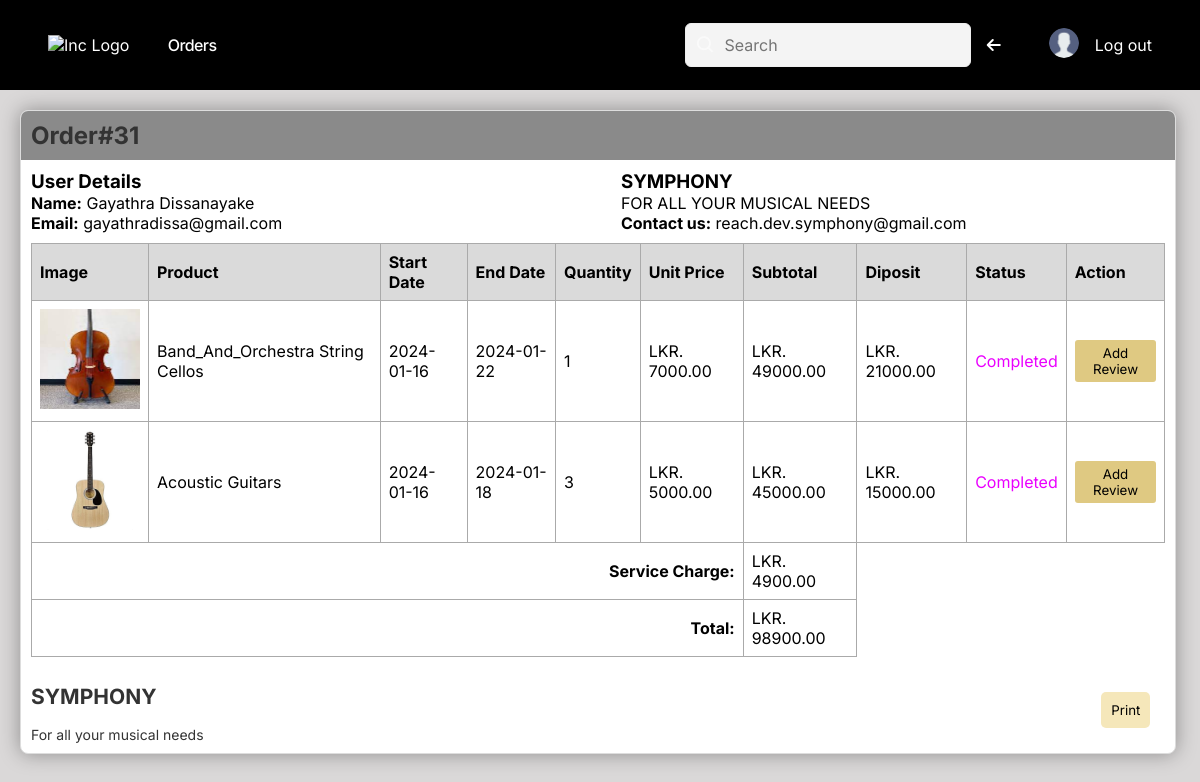
The page /users/orders (signed in) on the database its author committed.
### tables this page shows
CREATE TABLE `orders` (
  `order_id` int(11) NOT NULL,
  `user_id` int(10) NOT NULL,
  `sorder_id` mediumtext NOT NULL,
  `total` int(10) NOT NULL,
  `order_placed_on` date NOT NULL,
  `deposit` int(255) NOT NULL DEFAULT 0
);

CREATE TABLE `users` (
  `id` int(10) NOT NULL,
  `name` varchar(50) NOT NULL,
  `email` varchar(30) NOT NULL,
  `TelephoneNumber` int(10) NOT NULL,
  `BirthDate` date NOT NULL,
  `address` varchar(30) NOT NULL,
  `password` varchar(150) NOT NULL,
  `gender` varchar(10) NOT NULL,
  `profile_photo` varchar(255) DEFAULT NULL,
  `verification` int(10) DEFAULT NULL,
  `status` varchar(255) NOT NULL,
  `registration_date` date NOT NULL
);

CREATE TABLE `products` (
  `product_id` int(11) NOT NULL,
  `created_by` int(11) NOT NULL,
  `category` varchar(255) NOT NULL,
  `brand` varchar(255) NOT NULL,
  `model` varchar(255) NOT NULL,
  `quantity` int(10) NOT NULL,
  `unit_price` double NOT NULL,
  `photo_1` varchar(255) NOT NULL,
  `photo_2` varchar(255) NOT NULL,
  `photo_3` varchar(255) NOT NULL,
  `Title` varchar(255) NOT NULL,
  `Description` varchar(255) NOT NULL,
  `outOfStock` int(2) NOT NULL,
  `createdDate` timestamp NOT NULL DEFAULT current_timestamp() ON UPDATE current_timestamp(),
  `warranty` date NOT NULL,
  `status` varchar(255) NOT NULL
);

### app/controllers/Users.php (called while the page is built, shortened)
<?php
class Users extends Controller
{
    private $userModel;
    public function __construct()
    {
        $this->userModel = $this->model('User');
    }
    public function getSuborderDetails($suborders, $suborderID) {
        foreach ($suborders as $suborder) {
            if ($suborder['sorder_id'] == $suborderID) {
                return $suborder;
            }
        }
        return null;
    }
    public function orders(){
        $orders = $this->userModel->getOrders($_SESSION['user_id']);
        $completeOrders = $this->userModel->getCompleteOrders($_SESSION['user_id']);
        $order_objects = [];
        foreach ($orders as $order) {
            $user_data = json_decode(json_encode($this->userModel->view($order->user_id)), true);
            if ($order->type == 'Equipment'){
                $product_data = json_decode(json_encode($this->userModel->getItemData($order->product_id)), true);
            } else if ($order->type == 'Studio'){
                $product_data = json_decode(json_encode($this->userModel->getStudioData($order->product_id)), true);
            } else if ($order->type == 'Singer'){
                $product_data = json_decode(json_encode($this->userModel->getSingerData($order->product_id)), true);
            } else if ($order->type == 'Band'){
                $product_data = json_decode(json_encode($this->userModel->getBandData($order->product_id)), true);
            } else if ($order->type == 'Musician'){
                $product_data = json_decode(json_encode($this->userModel->getMusicianData($order->product_id)), true);
            }
            if (isset($user_data['status'])) {
                unset($user_data['status']);
            }
            if (isset($product_data['status'])) {
                unset($product_data['status']);
            }
            $order_data = json_decode(json_encode($order), true);
            $order_data = array_merge($order_data, $user_data, $product_data);
            $order_objects[] = $order_data;
        }
        $result = [];
        foreach ($completeOrders as $order) {
            $orderDetails = $order;
            $orderSuborderIDs = explode(',', $order->sorder_id);
            foreach ($orderSuborderIDs as $suborderID) {
                $suborderDetails = $this->getSuborderDetails($order_objects, $suborderID);
                $orderIndex = array_search($orderDetails, array_column($result, 'order'));
                if ($orderIndex !== false) {
                    $result[$orderIndex]['suborders'][] = $suborderDetails;
                } else {
                    $result[] = [
                        'order' => $orderDetails,
                        'suborders' => [$suborderDetails],
                    ];
                }
            }
        }
        $user_data = json_decode(json_encode($this->userModel->view($_SESSION['user_id'])), true);
        $data = [
            'orders' => $result,
            'user_data' => $user_data
        ];
        $log_data = [
            'user_type' => 'Customer',
            'user_id' => $_SESSION['user_id'],
            'log_type' => 'View Orders',
            'date_and_time' => date('Y-m-d H:i:s'),
            'data' => 'User viewed their orders'
        ];
        $this->userModel->addLogData($log_data);
        $this->view('users/orders', $data);
    }
}

### app/libraries/Core.php (called while the page is built, shortened)
<?php
  class Core {
    protected $currentMethod = 'index';
    public function __construct(){
      $url = $this->getUrl();
      if(file_exists('../app/controllers/' . ucwords($url[0]). '.php')){
        unset($url[0]);
      }
      $this->currentController = new $this->currentController;
      if(isset($url[1])){
        if(method_exists($this->currentController, $url[1])){
          $this->currentMethod = $url[1];
          unset($url[1]);
        }
      }
      $this->params = $url ? array_values($url) : [];
      call_user_func_array([$this->currentController, $this->currentMethod], $this->params);
    }
    public function getUrl(){
      if(isset($_GET['url'])){
        $url = rtrim($_GET['url'], '/');
        $url = filter_var($url, FILTER_SANITIZE_URL);
        $url = explode('/', $url);
        return $url;
      }
    }
  }

### public/index.php (called while the page is built, shortened)
<?php
  $init = new Core;

### app/libraries/Database.php (called while the page is built, shortened)
<?php
  class Database {
    private $host = DB_HOST;
    private $user = DB_USER;
    private $pass = DB_PASS;
    private $dbname = DB_NAME;
    private $dbh;
    private $stmt;
    public function __construct(){
      $dsn = 'mysql:host=' . $this->host . ';dbname=' . $this->dbname;
      $options = array(
        PDO::ATTR_PERSISTENT => true,
        PDO::ATTR_ERRMODE => PDO::ERRMODE_EXCEPTION
      );
      try{
        $this->dbh = new PDO($dsn, $this->user, $this->pass, $options);
      } catch(PDOException $e){
        $this->error = $e->getMessage();
        echo $this->error;
      }
    }
    public function query($sql){
      $this->stmt = $this->dbh->prepare($sql);
    }
    public function bind($param, $value, $type = null){
      if(is_null($type)){
        switch(true){
          case is_int($value):
            $type = PDO::PARAM_INT;
            break;
          default:
            $type = PDO::PARAM_STR;
        }
      }
      $this->stmt->bindValue($param, $value, $type);
    }
    public function execute(){
      return $this->stmt->execute();
    }
    public function resultSet(){
      $this->execute();
      return $this->stmt->fetchAll(PDO::FETCH_OBJ);
    }
    public function single(){
      $this->execute();
      return $this->stmt->fetch(PDO::FETCH_OBJ);
    }
  }

### app/models/User.php (called while the page is built, shortened)
<?php
class User
{
    private $db;
    public function __construct()
    {
        $this->db = new Database;
    }
    public function view($id)
    {
        $this->db->query('SELECT * FROM users WHERE id = :id AND status = "Active"');
        $this->db->bind(':id', $id);
        $results = $this->db->single();
        return $results;
    }
    public function addLogData($data){
        $this->db->query('INSERT INTO logs (user_type, user_id, date_and_time, log_type, data) VALUES(:user_type, :user_id, :date_and_time, :log_type, :data)');
        try {
            $this->db->bind(':user_type', $data['user_type']);
            $this->db->bind(':user_id', $data['user_id']);
            $this->db->bind(':date_and_time', $data['date_and_time']);
            $this->db->bind(':log_type', $data['log_type']);
            $this->db->bind(':data', $data['data']);
            if ($this->db->execute()) {
                return true;
            } else {
                return false;
            }
        } catch (PDOException $e) {
            die($e->getMessage());
        }
    }
    public function getCompleteOrders($user_id){
        $this->db->query('SELECT * FROM orders WHERE user_id= :user_id');
        $this->db->bind(':user_id', $user_id);
        $results = $this->db->resultSet();
        return $results;
    }
    public function getOrders($user_id){
        $this->db->query('SELECT * FROM suborder WHERE user_id= :user_id');
        $this->db->bind(':user_id', $user_id);
        $results = $this->db->resultSet();
        return $results;
    }
    public function getItemData($product_id)
    {
        $this->db->query('SELECT * FROM products WHERE product_id = :product_id');
        $this->db->bind(':product_id', $product_id);
        $results = $this->db->single();
        return $results;
    }
}

### app/views/users/orders.php (the view, shortened to what this page needs)
<!DOCTYPE html>
<html lang="en">
<head>
    <link href="https://unpkg.com/boxicons@2.1.4/css/boxicons.min.css" rel="stylesheet"/>
    <link rel="stylesheet" href="<?php echo URLROOT; ?>/css/instrument.css">
    <link rel="stylesheet" href="<?php echo URLROOT; ?>/css/user-orders.css">
    <link rel="stylesheet" href="<?php echo URLROOT; ?>/css/nav-bar.css">
    <link rel="stylesheet" href="https://cdnjs.cloudflare.com/ajax/libs/font-awesome/4.7.0/css/font-awesome.min.css">
</head>
<body>
<?php require_once APPROOT . '/views/inc/user-orders-nav.php'; ?>
<div class="orders-container">
    <?php $index = 0; ?>
    <?php foreach($data['orders'] as $orders) : ?>
    <div class="invoice-card invoice-card-<?php echo $index; ?>">
        <div class="invoice-header">
            <h2>Order#<?php echo $orders['order']->order_id; ?></h2>
        </div>
        <div class="invoice-details">
            <div class="flex-container">
                <div class="flex-item">
                    <h3>User Details</h3>
                    <p><strong>Name:</strong> <?php echo $data['user_data']['name']; ?></p>
                    <p><strong>Email:</strong> <?php echo $data['user_data']['email']; ?></p>
                </div>
                <div class="flex-item">
                    <h3>SYMPHONY</h3>
                    <p>FOR ALL YOUR MUSICAL NEEDS</p>
                    <p><strong>Contact us:</strong> reach.dev.symphony@gmail.com</p>
                </div>
            </div>
            <table>
                <thead>
                    <tr>
                        <th>Image</th>
                        <th>Product</th>
                        <th>Start Date</th>
                        <th>End Date</th>
                        <th>Quantity</th>
                        <th>Unit Price</th>
                        <th>Subtotal</th>
                        <th>Diposit</th>
                        <th>Status</th>
                        <th>Action</th>
                    </tr>
                </thead>
                <?php   $subtotal = 0;
                        foreach($orders['suborders'] as $suborder) : ?>
                <tbody>
                    <tr>
                        <?php $orderStatus = $suborder['status']; ?>
                        <td><img src="<?php echo URLROOT; ?>/img/serviceProvider/<?php echo $suborder['photo_1']; ?>" style="width:100px; height:100px;" alt="Item 1"></td>
                        <td><?php echo $suborder['category'] ?></td>
                        <td><?php echo $suborder['start_date'] ?></td>
                        <td><?php echo $suborder['end_date'] ?></td>
                        <td><?php echo $suborder['qty'] ?></td>
                        <td>LKR. <?php echo $suborder['unit_price'] ?>.00</td>
                        <td>LKR. <?php echo $suborder['total'] ?>.00</td>
                        <td>LKR. <?php echo $suborder['extra'] ?>.00</td>
                        <td class="status-<?php echo $suborder['status'] ?>"><?php echo $suborder['status'] ?></td>
                        <td>
                            <div <?php echo $orderStatus == 'Completed' ? '' : 'style="display: none;"';?>>
                                <button product_id="<?php echo $suborder['product_id']; ?>" product_type="<?php echo $suborder['type']; ?>" class="review-btn" onclick="addReview(this)">
                                    Add Review
                                </button>
                            </div>
                        </td>
                    </tr>
                </tbody>
                <?php $subtotal += $suborder['total']; ?>
                <?php endforeach; ?>
                <tfoot>
                    <tr>
                        <td colspan="6" style="text-align: right;"><strong>Service Charge:</strong></td>
                        <td>LKR. <?php echo 200 + $subtotal * 0.05 ?>.00</td>
                    </tr>
                    <tr>
                        <td colspan="6" style="text-align: right;"><strong>Total:</strong></td>
                        <td>LKR. <?php echo 200 + $subtotal * 0.05 + $subtotal ?>.00</td>
                    </tr>
                </tfoot>
            </table>
        </div>
        <div class="action-buttons">
            <button class="print-button" onclick="printInvoice(<?php echo $index; ?>)">Print</button>
        </div>
        <div class="bottom-left-text">
            <h2><strong>SYMPHONY</strong></h2> <br>For all your musical needs
        </div>
    </div>
    <?php   $index = $index + 1;
            endforeach; ?>
</div>
</body>
</html>

### rows shown on the page
orders: order_id "31"
users: name "Gayathra Dissanayake", email "gayathradissa@gmail.com"
products: photo_1 (picture), category "Band_And_Orchestra String Cellos", start_date "2024-01-16", end_date "2024-01-22", quantity "1", unit_price "7000", total "49000", extra "21000", status "Completed"
products: photo_1 (picture), category "Acoustic Guitars", start_date "2024-01-16", end_date "2024-01-18", qty "3", unit_price "5000", total "45000", extra "15000", status "Completed"

### other values the page prints
200 + $subtotal * 0.05 "4900"
200 + $subtotal * 0.05 + $subtotal "98900"
